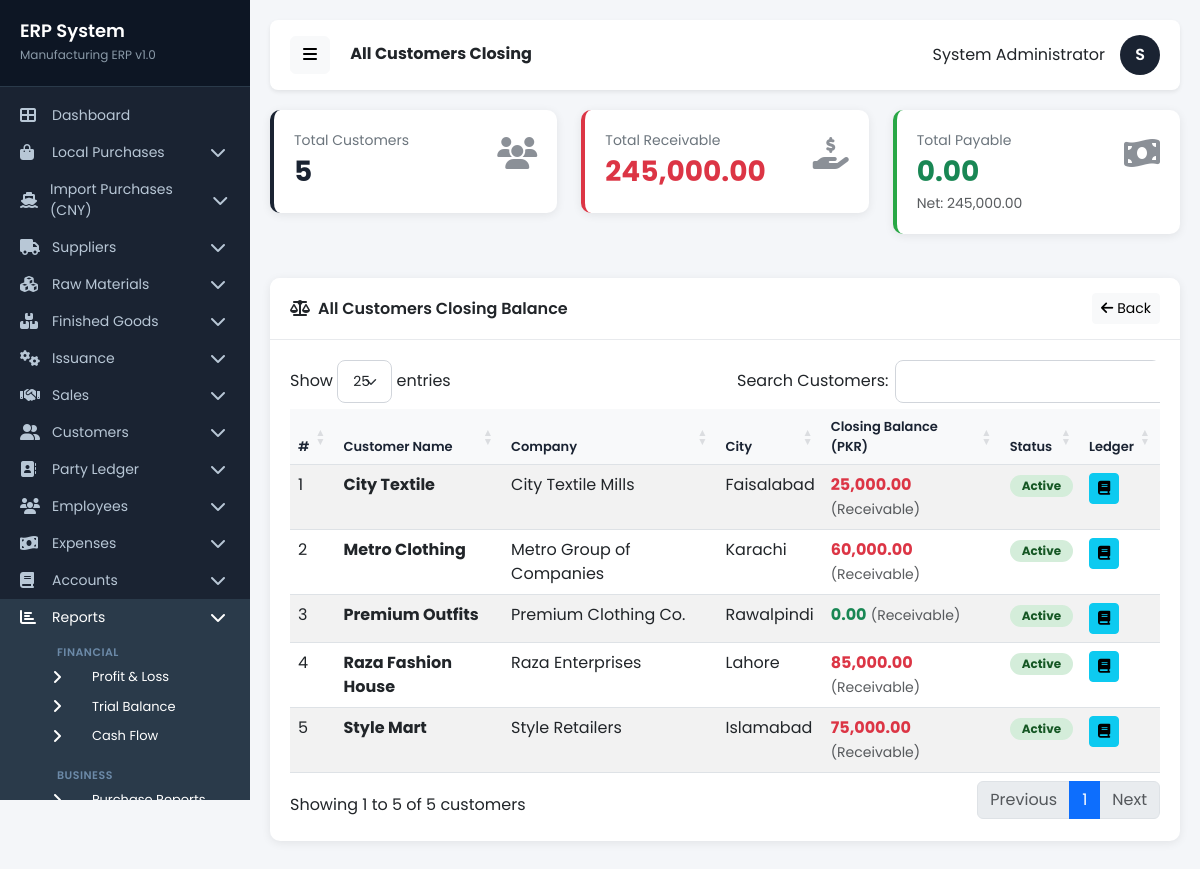
The app's page /pages/all_customers_closing.php (signed in) with its own data.
### tables this page shows
CREATE TABLE `customers` (
  `id` int(11) NOT NULL,
  `customer_name` varchar(200) NOT NULL,
  `company_name` varchar(200) DEFAULT NULL,
  `contact_person` varchar(100) DEFAULT NULL,
  `phone` varchar(20) DEFAULT NULL,
  `email` varchar(100) DEFAULT NULL,
  `address` text DEFAULT NULL,
  `city` varchar(100) DEFAULT NULL,
  `country` varchar(100) DEFAULT 'Pakistan',
  `cnic` varchar(20) DEFAULT NULL,
  `ntn` varchar(20) DEFAULT NULL,
  `opening_balance` decimal(18,2) DEFAULT 0.00,
  `current_balance` decimal(18,2) DEFAULT 0.00,
  `status` enum('active','inactive') DEFAULT 'active',
  `date_time` datetime DEFAULT NULL
);

### includes/database.php (called while the page is built, shortened)
<?php
$db = new mysqli(DB_HOST, DB_USER, DB_PASS, DB_NAME);
$db->set_charset("utf8");
function executePrepared($sql, $types = '', $params = []) {
    global $db;
    $stmt = $db->prepare($sql);
    $stmt->execute();
    return $stmt;
}
function getRows($sql, $types = '', $params = []) {
    $stmt = executePrepared($sql, $types, $params);
    $result = $stmt->get_result();
    $rows = [];
    while ($row = $result->fetch_assoc()) {
        $rows[] = $row;
    }
    return $rows;
}
function formatCurrency($amount) {
    return number_format($amount, 2);
}
?>

### pages/all_customers_closing.php (the view, shortened to what this page needs)
<?php
require_once '../includes/database.php';
$sql = "SELECT c.*,
        (SELECT COALESCE(SUM(total_amount), 0) FROM sales WHERE customer_id = c.id) as total_sales,
        (SELECT COALESCE(SUM(paid_amount), 0) FROM sales WHERE customer_id = c.id) as total_paid
        FROM customers c ORDER BY c.customer_name";
$customers = getRows($sql);
$totalReceivable = 0;
$totalPayable = 0;
foreach ($customers as $c) {
    $bal = $c['opening_balance'] + $c['total_sales'] - $c['total_paid'];
    if ($bal >= 0) {
        $totalReceivable += $bal;
    } else {
        $totalPayable += abs($bal);
    }
}
include '../includes/header.php';
include '../includes/sidebar.php';
?>
<div class="row mb-4">
    <div class="col-md-4">
        <div class="stat-card">
            <div class="stat-icon float-end"><i class="fas fa-users"></i></div>
            <div class="stat-label">Total Customers</div>
            <div class="stat-number"><?php echo count($customers); ?></div>
        </div>
    </div>
    <div class="col-md-4">
        <div class="stat-card" style="border-left-color: #dc3545;">
            <div class="stat-icon float-end"><i class="fas fa-hand-holding-usd"></i></div>
            <div class="stat-label">Total Receivable</div>
            <div class="stat-number text-danger"><?php echo formatCurrency($totalReceivable); ?></div>
        </div>
    </div>
    <div class="col-md-4">
        <div class="stat-card" style="border-left-color: #28a745;">
            <div class="stat-icon float-end"><i class="fas fa-money-bill-wave"></i></div>
            <div class="stat-label">Total Payable</div>
            <div class="stat-number text-success"><?php echo formatCurrency($totalPayable); ?></div>
            <div class="text-muted small">Net: <?php echo formatCurrency($totalReceivable - $totalPayable); ?></div>
        </div>
    </div>
</div>
<div class="row">
    <div class="col-12">
        <div class="card">
            <div class="card-header d-flex justify-content-between align-items-center">
                <span><i class="fas fa-balance-scale me-2"></i>All Customers Closing Balance</span>
                <a href="../index.php" class="btn btn-light btn-sm"><i class="fas fa-arrow-left me-1"></i>Back</a>
            </div>
            <div class="card-body">
                <div class="table-responsive">
                    <table class="table table-striped table-hover" id="closingTable">
                        <thead>
                            <tr>
                                <th>#</th>
                                <th>Customer Name</th>
                                <th>Company</th>
                                <th>City</th>
                                <th>Closing Balance (PKR)</th>
                                <th>Status</th>
                                <th>Ledger</th>
                            </tr>
                        </thead>
                        <tbody>
                            <?php if (count($customers) > 0): ?>
                                <?php $counter = 1; ?>
                                <?php foreach ($customers as $c): ?>
                                    <?php $bal = $c['opening_balance'] + $c['total_sales'] - $c['total_paid']; ?>
                                    <tr>
                                        <td><?php echo $counter++; ?></td>
                                        <td><strong><?php echo htmlspecialchars($c['customer_name']); ?></strong></td>
                                        <td><?php echo htmlspecialchars($c['company_name'] ?: '-'); ?></td>
                                        <td><?php echo htmlspecialchars($c['city'] ?: '-'); ?></td>
                                        <td class="<?php echo $bal > 0 ? 'text-danger' : 'text-success'; ?>">
                                            <strong><?php echo formatCurrency($bal); ?></strong>
                                            <small class="text-muted">(<?php echo $bal >= 0 ? 'Receivable' : 'Payable'; ?>)</small>
                                        </td>
                                        <td>
                                            <span class="badge badge-status badge-<?php echo $c['status']; ?>">
                                                <?php echo ucfirst($c['status']); ?>
                                            </span>
                                        </td>
                                        <td>
                                            <a href="customer_ledger.php?id=<?php echo $c['id']; ?>" class="btn btn-info btn-sm" title="View Ledger">
                                                <i class="fas fa-book"></i>
                                            </a>
                                        </td>
                                    </tr>
                                <?php endforeach; ?>
                            <?php endif; ?>
                        </tbody>
                    </table>
                </div>
            </div>
        </div>
    </div>
</div>
<link rel="stylesheet" href="https://cdn.datatables.net/1.13.4/css/dataTables.bootstrap5.min.css">
<?php include '../includes/footer.php'; ?>

### includes/header.php (style rules this page uses)
* { font-family: 'Poppins', sans-serif; }
body { background-color: #f4f6f9; margin: 0; padding: 0; }
.card { border: none; border-radius: 10px; box-shadow: 0 2px 10px rgba(0,0,0,0.08); margin-bottom: 20px; }
.card-header { background: #fff; border-bottom: 1px solid #e8eaed; padding: 15px 20px; font-weight: 600; border-radius: 10px 10px 0 0 !important; }
.card-body { padding: 20px; }
.table-responsive { border-radius: 8px; }
.table th { background: #f8f9fa; font-weight: 600; font-size: 13px; color: #1a2332; }
.badge-status { padding: 5px 12px; border-radius: 20px; font-size: 12px; }
.badge-active { background: #d4edda; color: #155724; }
.stat-card { background: #fff; padding: 20px; border-radius: 10px; box-shadow: 0 2px 10px rgba(0,0,0,0.08); margin-bottom: 20px; border-left: 4px solid #1a2332; }
.stat-card .stat-icon { font-size: 32px; color: #1a2332; opacity: 0.5; }
.stat-card .stat-number { font-size: 28px; font-weight: 700; color: #1a2332; }
.stat-card .stat-label { font-size: 14px; color: #6c757d; }

### records on screen
customers: customer_name "City Textile", company_name "City Textile Mills", city "Faisalabad", bal "25,000.00", opening_balance "Receivable", status "Active"
customers: customer_name "Metro Clothing", company_name "Metro Group of Companies", city "Karachi", bal "60,000.00", opening_balance "Receivable", status "Active"
customers: customer_name "Premium Outfits", company_name "Premium Clothing Co.", city "Rawalpindi", opening_balance "0.00", shows "Receivable", status "Active"
customers: customer_name "Raza Fashion House", company_name "Raza Enterprises", city "Lahore", bal "85,000.00", opening_balance "Receivable", status "Active"
customers: customer_name "Style Mart", company_name "Style Retailers", city "Islamabad", bal "75,000.00", opening_balance "Receivable", status "Active"

### other values on screen
$pageTitle "All Customers Closing"
$_SESSION['full_name'] "System Administrator"
substr($_SESSION['full_name'], 0, 1) "S"
count($customers) "5"
formatCurrency($totalReceivable) "245,000.00"
formatCurrency($totalPayable) "0.00"
formatCurrency($totalReceivable - $totalPayable) "245,000.00"
